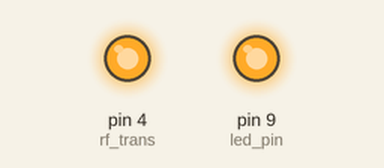
This sketch was run on a simulated Arduino Uno, built with avr-gcc and run on an emulated ATmega328P. Parts: output pins drawn as LEDs (lit = HIGH).

Above: at 1.0 s.
At 4.0 s:
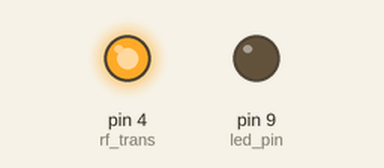
Timing chart, 0 to 6.9 s (numbered marks = the images above):
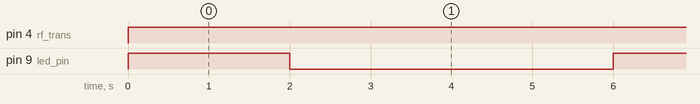

Measured:
- by itself, pin 4 (rf_trans): LOW → HIGH at 0.00 s
- by itself, pin 9 (led_pin): alternates HIGH for 2.0 s and LOW for 4.0 s

The sketch:

RF_SENSOR.ino
```cpp
/*#include <VirtualWire.h>

const int receiver_pin = 8;
const int trans_pin = 12;
const int led_pin = 7;

void setup()
{
  vw_set_tx_pin(trans_pin);
  vw_set_rx_pin(receiver_pin);
  pinMode(led_pin, OUTPUT);
  vw_setup(2000);

}

void loop()
{
  char mess[1] = {'j');
  digitalWrite(led_pin,HIGH);
  vw_send(mess,1);
  vw_wait_tx();

  if(vw_tx_active() == true)
  {
    digitalWrite(led_pin,LOW);
  }

  delay(1000);

  digitalWrite(led_pin,HIGH);
  vw_rx_start();
  vw_wait_rx();

  if(vw_have_message() == true)
  {
    digitalWrite(led_pin,LOW);
  }


}*/

const int rf_trans = 4;

const int led_pin = 9;

void setup()
{
  pinMode(rf_trans,OUTPUT);
  pinMode(led_pin,OUTPUT);
}

void loop()
{
  for(int i = 4000; i > 5; i - (i/3))
  {
    digitalWrite(led_pin,HIGH);
    digitalWrite(rf_trans,LOW);

    if(digitalRead(led_pin)==true)
    {
      digitalWrite(rf_trans, HIGH);

    }

    delay(2000);

    if(digitalRead(rf_trans)==true)
    {
      digitalWrite(led_pin, LOW);
    }


    delay(i);
  }
}
```
